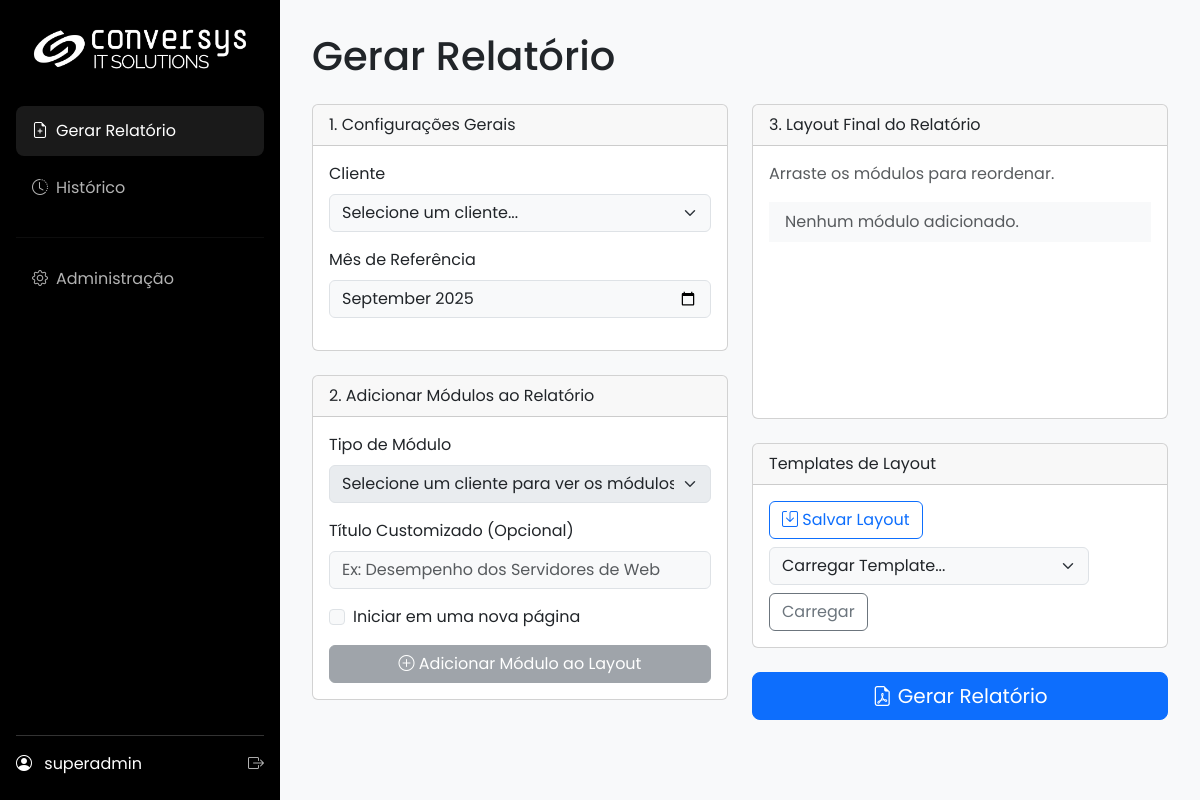
Screenshot of /gerar (signed in) with the database file from the repository.
### app/models.py (models this page shows, shortened)
class SystemConfig(db.Model):
    id = db.Column(db.Integer, primary_key=True)
    company_name = db.Column(db.String(100), default="Conversys IT Solutions")
    footer_text = db.Column(db.String(255), default=f"Conversys IT Solutions Copyright {dt.datetime.now().year} – Todos os direitos Reservados | Política de privacidade")
    primary_color = db.Column(db.String(7), default="#2c3e50")
    secondary_color = db.Column(db.String(7), default="#3498db")
    logo_dark_bg_path = db.Column(db.String(255), nullable=True)
    logo_light_bg_path = db.Column(db.String(255), nullable=True)
    login_background_path = db.Column(db.String(255), nullable=True)
    default_cover_path = db.Column(db.String(255), nullable=True)
    color_scheme = db.Column(db.String(10), default="light")
    color_bg_main = db.Column(db.String(7), default="#f8f9fa")
    color_bg_card = db.Column(db.String(7), default="#ffffff")
    color_text_light = db.Column(db.String(7), default="#212529")
    color_border = db.Column(db.String(7), default="#dee2e6")
    login_media_path = db.Column(db.String(255), nullable=True)
    report_cover_path = db.Column(db.String(255), nullable=True)
    report_final_page_path = db.Column(db.String(255), nullable=True)

class User(UserMixin, db.Model):
    id = db.Column(db.Integer, primary_key=True)
    username = db.Column(db.String(64), index=True, unique=True)
    email = db.Column(db.String(120), index=True, unique=True)
    password_hash = db.Column(db.String(256))
    role_id = db.Column(db.Integer, db.ForeignKey('role.id'))
    reports = db.relationship('Report', backref='user', lazy='dynamic')
    clients = db.relationship('Client', secondary=user_client_association, back_populates='users')
    def has_role(self, role_name):
        return self.role.name == role_name

### app/main/routes.py (the view)
@main.route('/gerar')
@login_required
def gerar_form():
    clients = current_user.clients if current_user.has_role('client') else Client.query.order_by(Client.name).all()
    templates = ReportTemplate.query.order_by(ReportTemplate.name).all()
    return render_template('gerar_form.html', title="Gerar Relatório", clients=clients, templates=templates)

### app/__init__.py (called while the page is built)
@login_manager.user_loader
def load_user(user_id):
    from .models import User
    return db.session.get(User, int(user_id))

def _ensure_request_id():
    rid = getattr(g, "request_id", None)
    if not rid:
        rid = uuid.uuid4().hex
        g.request_id = rid
    return rid

### app/main/routes.py (called while the page is built, shortened)
@main.before_app_request
def before_request_func():
    cfg = SystemConfig.query.first()
    g.sys_config = cfg

### app/templates/gerar_form.html (shortened to what this page needs)
{% extends 'base.html' %}
{% block content %}
<h1 class="mb-4">{{ title }}</h1>
<form id="report-form">
    <div class="row g-4">
        <div class="col-lg-6">
            <div class="card">
                <div class="card-header">
                    1. Configurações Gerais
                </div>
                <div class="card-body">
                    <div class="mb-3">
                        <label for="client_id" class="form-label">Cliente</label>
                        <select name="client_id" id="client_id" class="form-select" required>
                            <option value="">Selecione um cliente...</option>
                        </select>
                    </div>
                    <div class="mb-3">
                        <label for="mes_ref" class="form-label">Mês de Referência</label>
                        <input type="month" name="mes_ref" id="mes_ref" class="form-control" required>
                    </div>
                </div>
            </div>
            <div class="card mt-4">
                <div class="card-header">
                   2. Adicionar Módulos ao Relatório
                </div>
                <div class="card-body">
                     <div class="mb-3">
                        <label for="module-type-select" class="form-label">Tipo de Módulo</label>
                        <select id="module-type-select" class="form-select" disabled>
                            <option>Selecione um cliente para ver os módulos</option>
                        </select>
                    </div>
                    <div class="mb-3">
                        <label for="module-title-input" class="form-label">Título Customizado (Opcional)</label>
                        <input type="text" id="module-title-input" class="form-control" placeholder="Ex: Desempenho dos Servidores de Web">
                    </div>
                    <div class="form-check mb-3">
                        <input class="form-check-input" type="checkbox" id="module-newpage-check">
                        <label class="form-check-label" for="module-newpage-check">
                            Iniciar em uma nova página
                        </label>
                    </div>
                    <button type="button" id="add-module-btn" class="btn btn-secondary w-100" disabled>
                        <i class="bi bi-plus-circle"></i> Adicionar Módulo ao Layout
                    </button>
                </div>
            </div>
        </div>
        <div class="col-lg-6">
            <div class="card">
                 <div class="card-header">
                    3. Layout Final do Relatório
                 </div>
                <div class="card-body">
                    <p class="text-muted">Arraste os módulos para reordenar.</p>
                    <div id="report-layout-container" style="min-height: 200px;">
                        <ul id="report-layout-list" class="list-group list-group-flush">
                        </ul>
                    </div>
                </div>
            </div>
            <div class="card mt-4">
                <div class="card-header">
                    Templates de Layout
                </div>
                <div class="card-body">
                    <div class="d-flex align-items-center gap-2 flex-wrap">
                        <button type="button" class="btn btn-outline-primary" id="saveTemplateBtn" data-bs-toggle="modal" data-bs-target="#saveTemplateModal">
                            <i class="bi bi-save"></i> Salvar Layout
                        </button>
                        <select id="templateSelector" class="form-select" style="max-width: 320px;">
                            <option value="">Carregar Template...</option>
                        </select>
                        <button type="button" class="btn btn-outline-secondary" id="loadTemplateBtn">
                            Carregar
                        </button>
                    </div>
                </div>
            </div>
            <div class="d-grid gap-2 mt-4">
                <button type="submit" id="generate-btn" class="btn btn-primary btn-lg">
                    <i class="bi bi-file-earmark-pdf"></i> Gerar Relatório
                </button>
            </div>
        </div>
    </div>
</form>
{% endblock %}

### app/templates/base.html (shortened to what this page needs)
<!DOCTYPE html>
<html lang="pt-br" data-bs-theme="{{ g.sys_config.color_scheme | default('dark') }}">
<head>
    <link href="https://cdn.jsdelivr.net/npm/bootstrap@5.3.3/dist/css/bootstrap.min.css" rel="stylesheet">
    <link rel="stylesheet" href="https://cdn.jsdelivr.net/npm/bootstrap-icons@1.11.3/font/bootstrap-icons.min.css">
</head>
<body>
    <div class="d-flex">
        <div class="sidebar">
            <a href="{{ url_for('main.index') }}" class="logo">
                {% if g.sys_config.logo_dark_bg_path %}
                    <img src="{{ url_for('main.uploaded_file', filename=g.sys_config.logo_dark_bg_path) }}" alt="Logo">
                {% else %}
                    <span>{{ g.sys_config.company_name }}</span>
                {% endif %}
            </a>
            <ul class="nav flex-column">
                <li><a href="{{ url_for('main.gerar_form') }}" class="nav-link {% if request.endpoint == 'main.gerar_form' %}active{% endif %}"><i class="bi bi-file-earmark-plus me-2"></i>Gerar Relatório</a></li>
                <li><a href="{{ url_for('main.history') }}" class="nav-link {% if request.endpoint == 'main.history' %}active{% endif %}"><i class="bi bi-clock-history me-2"></i>Histórico</a></li>
                {% if current_user.has_role('admin') or current_user.has_role('super_admin') %}
                <hr style="border-color: rgba(255,255,255,0.2);">
                <li><a href="{{ url_for('admin.dashboard') }}" class="nav-link {% if 'admin.' in request.endpoint %}active{% endif %}"><i class="bi bi-gear me-2"></i>Administração</a></li>
                {% endif %}
            </ul>
            <div class="user-info">
                <div class="d-flex justify-content-between align-items-center">
                    <div>
                        <i class="bi bi-person-circle me-2"></i>
                        <span>{{ current_user.username }}</span>
                    </div>
                    <a href="{{ url_for('auth.logout') }}" title="Sair"><i class="bi bi-box-arrow-right"></i></a>
                </div>
            </div>
        </div>
        <div class="main-content flex-grow-1">
            {% block content %}{% endblock %}
        </div>
    </div>
</body>
</html>

### rows the page displays
SystemConfig: logo_dark_bg_path (picture)
User: username "superadmin"

### other values shown
{{ title }} "Gerar Relatório"
